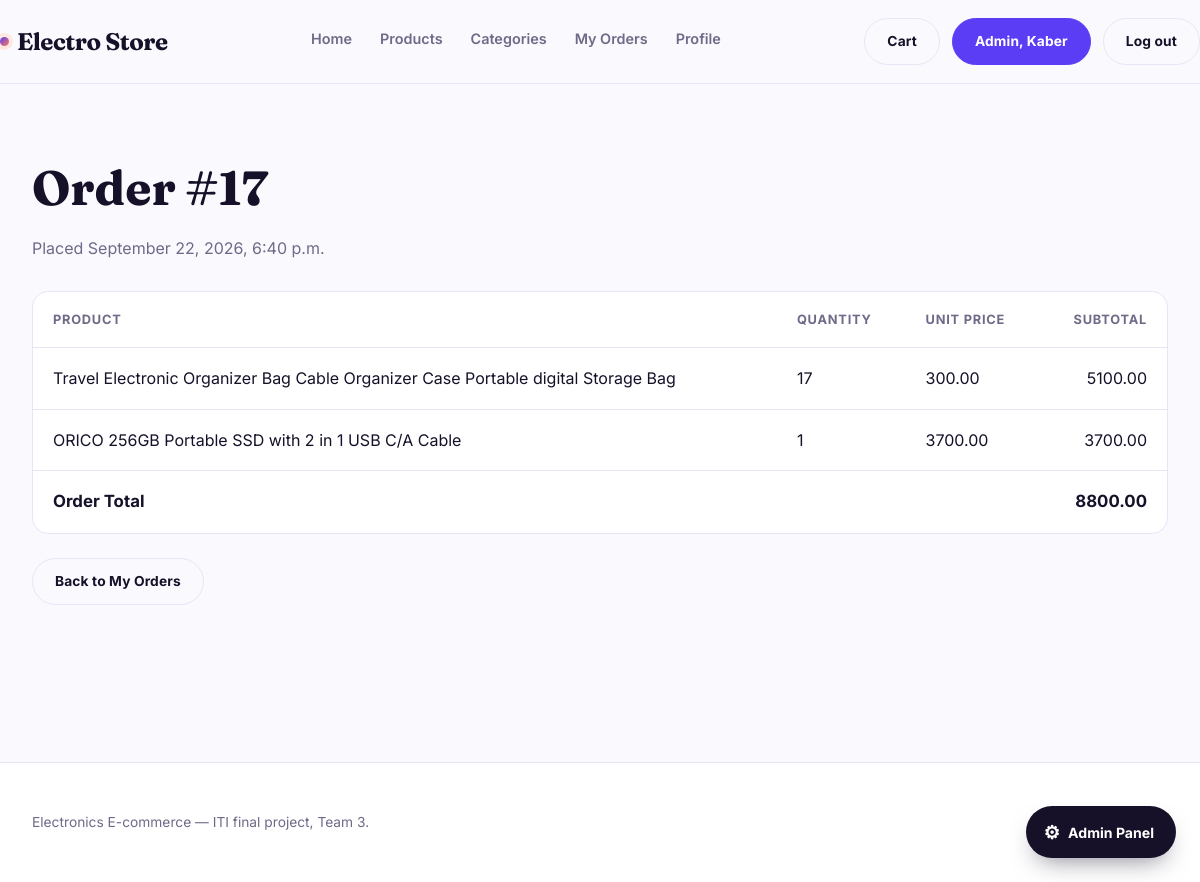
The page /orders/17/ (signed in) on the database its author committed.
### accounts/models.py (models this page shows, shortened)
class User(AbstractUser):
    username = None
    email = models.EmailField(unique=True)
    mobile = models.CharField(max_length=11)
    USERNAME_FIELD = "email"
    REQUIRED_FIELDS = []
    objects = UserManager()

### orders/models.py (models this page shows, shortened)
class Order(models.Model):
    STATUS_CHOICES = [
        ('pending', 'Pending'),
        ('confirmed', 'Confirmed'),
        ('shipped', 'Shipped'),
        ('delivered', 'Delivered'),
        ('cancelled', 'Cancelled'),
    ]
    user = models.ForeignKey(
        settings.AUTH_USER_MODEL,
        on_delete=models.CASCADE,
        related_name='orders'
    )
    shipping_full_name = models.CharField(max_length=150)
    shipping_phone = models.CharField(max_length=11)
    shipping_address = models.CharField(max_length=255)
    shipping_city = models.CharField(max_length=100)
    total = models.DecimalField(max_digits=10, decimal_places=2)
    status = models.CharField(max_length=20, choices=STATUS_CHOICES, default='pending')
    created_at = models.DateTimeField(auto_now_add=True)
    class Meta:
        ordering = ['-created_at']

class OrderItem(models.Model):
    order = models.ForeignKey(
        Order,
        on_delete=models.CASCADE,
        related_name='items'
    )
    product = models.ForeignKey(
        Product,
        on_delete=models.PROTECT,
        related_name='order_items'
    )
    quantity = models.PositiveIntegerField()
    price_at_purchase = models.DecimalField(max_digits=10, decimal_places=2)
    def subtotal(self):
        return self.quantity * self.price_at_purchase

### catalog/models.py (models this page shows, shortened)
class Product(models.Model):
    name = models.CharField(max_length=200)
    slug = models.SlugField(max_length=220, unique=True, blank=True)
    description = models.TextField()
    price = models.DecimalField(max_digits=10, decimal_places=2)
    stock = models.PositiveIntegerField(default=0)
    image = models.ImageField(upload_to='products/')
    category = models.ForeignKey(
        Category,
        on_delete=models.PROTECT,
        related_name='products'
    )
    is_active = models.BooleanField(default=True)
    created_at = models.DateTimeField(auto_now_add=True)
    updated_at = models.DateTimeField(auto_now=True)
    class Meta:
        ordering = ['-created_at']

### orders/views.py (the view)
# urls.py: path('<int:order_id>/', views.order_detail, name='order_detail'),
@login_required
def order_detail(request, order_id):
	order = get_object_or_404(
		Order.objects.prefetch_related('items__product'),
		id=order_id,
		user=request.user,
	)
	return render(request, 'orders/order_detail.html', {'order': order})

### templates/orders/order_detail.html (shortened to what this page needs)
{% extends "base.html" %}
{% block content %}
<section class="orders-page">
    <div class="wrap">
        <h1>Order #{{ order.id }}</h1>
        <p class="order-date">Placed {{ order.created_at|date:"F j, Y, g:i a" }}</p>
        <div class="order-box">
            <table class="order-table">
                <thead>
                    <tr>
                        <th>Product</th>
                        <th>Quantity</th>
                        <th>Unit Price</th>
                        <th>Subtotal</th>
                    </tr>
                </thead>
                <tbody>
                    {% for item in order.items.all %}
                    <tr>
                        <td>{{ item.product.name }}</td>
                        <td>{{ item.quantity }}</td>
                        <td>{{ item.price_at_purchase }}</td>
                        <td>{{ item.subtotal }}</td>
                    </tr>
                    {% endfor %}
                    <tr class="order-total-row">
                        <td colspan="3">Order Total</td>
                        <td>{{ order.total }}</td>
                    </tr>
                </tbody>
            </table>
        </div>
        <div class="order-actions"><a class="btn btn-ghost" href="{% url 'orders:order_history' %}"><span>Back to My
                    Orders</span></a></div>
    </div>
</section>
{% endblock %}

### templates/base.html (shortened to what this page needs)
{% load static %}
<!DOCTYPE html>
<html lang="en">
<head>
  <link rel="stylesheet" href="{% static 'css/base.css' %}">
</head>
<body>
  <header class="top" id="siteHeader">
    <div class="wrap top-in">
      <a class="brand" href="{% url 'catalog:home' %}"><span class="brand-dot"></span>Electro Store</a>
      <nav class="nav">
        <a href="{% url 'catalog:home' %}">Home</a>
        <a href="{% url 'catalog:product_list' %}">Products</a>
        <a href="{% url 'catalog:category_list' %}">Categories</a>
        {% if user.is_authenticated %}
        {% if user.is_staff %}
        <a href="{% url 'orders:order_history' %}">My Orders</a>
        {% else %}
        <a href="{% url 'orders:order_history' %}">My Orders</a>
        {% endif %}
        <a href="{% url 'accounts:profile' %}">Profile</a>
        {% endif %}
      </nav>
      <div class="nav-act">
        <a class="btn btn-ghost" href="{% url 'cart:cart_detail' %}"><span>Cart</span></a>
        {% if user.is_authenticated %}
        <a class="btn" href="{% url 'accounts:profile' %}">
          <span>
            {% if user.is_staff %}
            Admin, {{ user.first_name }}
            {% else %}
            {{ user.first_name|default:"Account" }}
            {% endif %}
          </span>
        </a>
        <a class="btn btn-ghost" href="{% url 'accounts:logout' %}">
          <span>Log out</span>
        </a>
        {% endif %}
      </div>
    </div>
  </header>
  {% if user.is_authenticated and user.is_staff %}
  <button class="admin-toggle" id="adminToggle" title="Open Admin Panel">
    <span class="icon">⚙</span><span>Admin Panel</span>
  </button>
  {% endif %}
  <main>
    {% block content %}{% endblock %}
  </main>
  <footer class="foot">
    <div class="wrap foot-in">
      <div>Electronics E-commerce — ITI final project, Team 3.</div>
      <div>Crafted with Django.</div>
    </div>
  </footer>
</body>
</html>

### static/css/base.css (style rules this page uses)
:root { --bg:#FAFAFE; --surface:#FFFFFF; --ink:#161129; --muted:#6E6A88; --line:#E7E4F6; --primary:#5B3DF5; --primary-deep:#3B24B8; --accent:#FF7A59; --accent-soft:#FFE8E0; --mint:#12B886; --display:"Fraunces",Georgia,serif; --body:"Inter",system-ui,-apple-system,"Segoe UI",sans-serif; }
* { box-sizing:border-box }
body { margin:0;background:var(--bg);color:var(--ink); font-family:var(--body);font-size:16px;line-height:1.65; -webkit-font-smoothing:antialiased; }
a { color:inherit;text-decoration:none }
.wrap { max-width:1260px;margin:0 auto;padding:0 32px }
.top { border-bottom:1px solid var(--line);background:rgba(250,250,254,.9); backdrop-filter:blur(10px);position:sticky;top:0;z-index:30; transition:box-shadow .3s ease }
.top-in { display:flex;align-items:center;justify-content:space-between; gap:28px;padding:18px 0 }
.brand { font-family:var(--display);font-size:1.5rem;font-weight:700; letter-spacing:-.02em;color:var(--ink);display:flex;align-items:center;gap:8px }
.brand-dot { width:9px;height:9px;border-radius:50%; background:linear-gradient(135deg,var(--primary),var(--accent)); box-shadow:0 0 0 4px var(--accent-soft) }
.nav { display:flex;gap:28px;font-size:.9rem;font-weight:600 }
.nav a { position:relative;padding-bottom:4px;color:var(--muted);transition:color .2s ease }
.nav a::after { content:"";position:absolute;left:0;bottom:0;width:100%;height:2px; border-radius:2px;background:linear-gradient(90deg,var(--primary),var(--accent)); transform:scaleX(0);transform-origin:right; transition:transform .35s cubic-bezier(.4,0,.2,1) }
.nav-act { display:flex;gap:12px;align-items:center }
.btn { position:relative;overflow:hidden;display:inline-block; font-family:var(--body);font-size:.86rem;font-weight:700;letter-spacing:.01em; padding:11px 22px;border-radius:999px;border:1px solid var(--primary); background:var(--primary);color:#fff;cursor:pointer; transition:transform .25s cubic-bezier(.2,.7,.3,1),box-shadow .25s ease,background .25s ease; }
.btn span { position:relative;z-index:1 }
.btn-ghost { background:transparent;color:var(--ink);border-color:var(--line) }
.foot { border-top:1px solid var(--line);margin-top:110px;padding:48px 0; font-size:.86rem;color:var(--muted);background:var(--surface) }
.foot-in { display:flex;flex-wrap:wrap;gap:20px;justify-content:space-between }
.admin-toggle { position:fixed;right:24px;bottom:24px;z-index:40; height:52px;padding:0 22px 0 18px;border-radius:999px; background:var(--ink);color:#fff;display:flex;align-items:center; gap:8px;font-family:var(--body);font-size:.88rem;font-weight:700; border:none;cursor:pointer; box-shadow:0 12px 24px -10px rgba(22,17,41,.5); transition:transform .25s ease }
.admin-toggle .icon { font-size:1.15rem }

### templates/orders/order_detail.html (style rules this page uses)
.orders-page { padding: 64px 0 40px }
.orders-page h1 { font-family: var(--display); font-size: clamp(2rem, 4vw, 3.2rem); margin: 0 0 8px }
.order-date { color: var(--muted); margin: 0 0 30px }
.order-box { background: var(--surface); border: 1px solid var(--line); border-radius: 16px; overflow: hidden }
.order-table { width: 100%; border-collapse: collapse }
.order-table th, .order-table td { text-align: left; padding: 17px 20px; border-bottom: 1px solid var(--line) }
.order-table th { color: var(--muted); font-size: .8rem; text-transform: uppercase; letter-spacing: .06em }
.order-table td:last-child, .order-table th:last-child { text-align: right }
.order-total-row td { border-bottom: 0; font-weight: 700; font-size: 1.05rem }
.order-actions { margin-top: 24px }

### rows shown on the page
User: first_name "Kaber"
Order: id "17", created_at "September 22, 2026, 6:40 p.m.", total "8800.00"
OrderItem: product.name "Travel Electronic Organizer Bag Cable Organizer Case Portable digital Storage Bag", quantity "17", price_at_purchase "300.00", subtotal "5100.00"
OrderItem: product.name "ORICO 256GB Portable SSD with 2 in 1 USB C/A Cable", quantity "1", price_at_purchase "3700.00", subtotal "3700.00"
